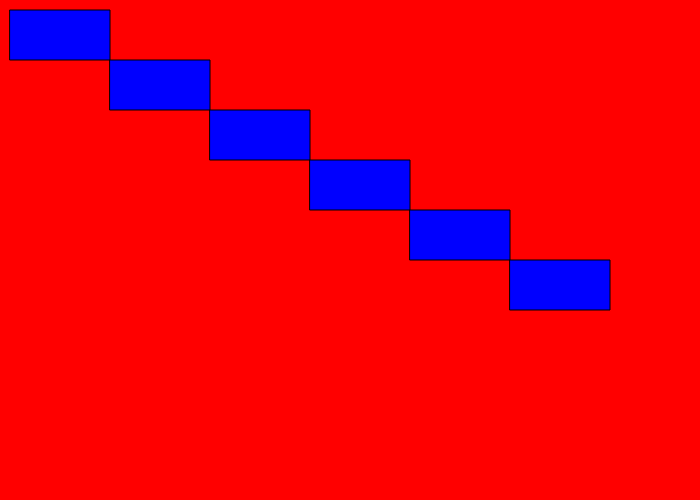
Frame 1 (no input)
Frame 60 (no input): identical to frame 1, image omitted
Frame 120 (the mouse pressed at the canvas centre since frame 60): identical to frame 1, image omitted

The p5.js sketch that drew this single still picture (run headless with seeded random() and noise() and a simulated clock; from frame 60 on, the mouse is pressed at the canvas centre):

// p5.js sketch
// ── sketch.js
function setup()
{
  //create a drawing service 700px wide, 500px tall
  createCanvas(700,500);

}

function draw()
{
  //create a background using RGB values
  background(255,0,0)

  // change the paint brush to a specific color according to RGB values
  fill(0,0,255);

  // create a rectangle at x,y coordinates 10,10 with length x height at 100 x 50
  rect(10,10,100,50);
  rect(110,60,100,50);
  rect(210,110,100,50);
  rect(310,160,100,50);
  rect(410,210,100,50);
  rect(510,260,100,50);

}
